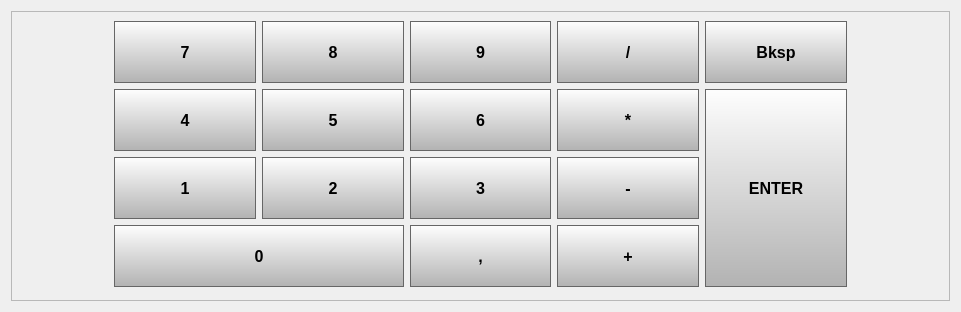
<?xml version="1.0" encoding="UTF-8"?>
<ui version="4.0">
 <class>Form</class>
 <widget class="QWidget" name="Form">
  <property name="geometry">
   <rect>
    <x>0</x>
    <y>0</y>
    <width>961</width>
    <height>312</height>
   </rect>
  </property>
  <property name="windowTitle">
   <string>Form</string>
  </property>
  <layout class="QGridLayout" name="gridLayout">
   <item row="0" column="0">
    <widget class="QFrame" name="frMainFrame">
     <property name="styleSheet">
      <string notr="true">QPushButton 
{
background-color: qlineargradient(spread:reflect, x1:0, y1:0, x2:0, y2:1, stop:0 #fefefe, stop:1 #b2b2b2);
border: 1px solid #666666;
}

QPushButton:disabled
{
background-color: qlineargradient(spread:reflect, x1:0, y1:0, x2:0, y2:1, stop:0 #dcdcdc, stop:1 #cccccc);
color: #b2b2b2;
border-color: #b2b2b2;
}

QPushButton::pressed
{
background-color: qlineargradient(spread:reflect, x1:0, y1:0, x2:0, y2:1, stop:0 #ffffff, stop:1 #cccccc);
color: #888888;
}

QPushButton 
{
font-weight: bold;
font-size:12pt;
}

#btnNumpad1,#btnNumpad2,#btnNumpad3,#btnNumpad4,#btnNumpad5,
#btnNumpad6,#btnNumpad7,#btnNumpad8,#btnNumpad9,
#btnNumpadComma,#btnBackspace,
#btnNumpadDEVIDE,#btnNumpadPLUS,#btnNumpadMINUS,#btnNumpadMULTI
{
	width: 150px; 
	height: 60px;
}

#btnNumpad0
{
	height: 60px;
}

#btnENTER
{
	width: 150px;
	height: 200px; 
}</string>
     </property>
     <property name="frameShape">
      <enum>QFrame::StyledPanel</enum>
     </property>
     <property name="frameShadow">
      <enum>QFrame::Raised</enum>
     </property>
     <layout class="QHBoxLayout" name="horizontalLayout">
      <item>
       <spacer name="horizontalSpacer">
        <property name="orientation">
         <enum>Qt::Horizontal</enum>
        </property>
        <property name="sizeType">
         <enum>QSizePolicy::Preferred</enum>
        </property>
        <property name="sizeHint" stdset="0">
         <size>
          <width>144</width>
          <height>20</height>
         </size>
        </property>
       </spacer>
      </item>
      <item>
       <layout class="QGridLayout" name="gridLayout_2">
        <item row="0" column="0">
         <widget class="QPushButton" name="btnNumpad7">
          <property name="sizePolicy">
           <sizepolicy hsizetype="Expanding" vsizetype="Fixed">
            <horstretch>0</horstretch>
            <verstretch>0</verstretch>
           </sizepolicy>
          </property>
          <property name="minimumSize">
           <size>
            <width>50</width>
            <height>50</height>
           </size>
          </property>
          <property name="focusPolicy">
           <enum>Qt::NoFocus</enum>
          </property>
          <property name="text">
           <string>7</string>
          </property>
         </widget>
        </item>
        <item row="0" column="1">
         <widget class="QPushButton" name="btnNumpad8">
          <property name="sizePolicy">
           <sizepolicy hsizetype="Expanding" vsizetype="Fixed">
            <horstretch>0</horstretch>
            <verstretch>0</verstretch>
           </sizepolicy>
          </property>
          <property name="minimumSize">
           <size>
            <width>50</width>
            <height>50</height>
           </size>
          </property>
          <property name="focusPolicy">
           <enum>Qt::NoFocus</enum>
          </property>
          <property name="text">
           <string>8</string>
          </property>
         </widget>
        </item>
        <item row="0" column="2">
         <widget class="QPushButton" name="btnNumpad9">
          <property name="sizePolicy">
           <sizepolicy hsizetype="Expanding" vsizetype="Fixed">
            <horstretch>0</horstretch>
            <verstretch>0</verstretch>
           </sizepolicy>
          </property>
          <property name="minimumSize">
           <size>
            <width>50</width>
            <height>50</height>
           </size>
          </property>
          <property name="focusPolicy">
           <enum>Qt::NoFocus</enum>
          </property>
          <property name="text">
           <string>9</string>
          </property>
         </widget>
        </item>
        <item row="0" column="3">
         <widget class="QPushButton" name="btnNumpadDEVIDE">
          <property name="sizePolicy">
           <sizepolicy hsizetype="Expanding" vsizetype="Fixed">
            <horstretch>0</horstretch>
            <verstretch>0</verstretch>
           </sizepolicy>
          </property>
          <property name="minimumSize">
           <size>
            <width>50</width>
            <height>50</height>
           </size>
          </property>
          <property name="focusPolicy">
           <enum>Qt::NoFocus</enum>
          </property>
          <property name="text">
           <string>/</string>
          </property>
         </widget>
        </item>
        <item row="0" column="4">
         <widget class="QPushButton" name="btnBackspace">
          <property name="sizePolicy">
           <sizepolicy hsizetype="Expanding" vsizetype="Fixed">
            <horstretch>0</horstretch>
            <verstretch>0</verstretch>
           </sizepolicy>
          </property>
          <property name="minimumSize">
           <size>
            <width>50</width>
            <height>50</height>
           </size>
          </property>
          <property name="focusPolicy">
           <enum>Qt::NoFocus</enum>
          </property>
          <property name="text">
           <string>Bksp</string>
          </property>
         </widget>
        </item>
        <item row="1" column="0">
         <widget class="QPushButton" name="btnNumpad4">
          <property name="sizePolicy">
           <sizepolicy hsizetype="Expanding" vsizetype="Fixed">
            <horstretch>0</horstretch>
            <verstretch>0</verstretch>
           </sizepolicy>
          </property>
          <property name="minimumSize">
           <size>
            <width>50</width>
            <height>50</height>
           </size>
          </property>
          <property name="focusPolicy">
           <enum>Qt::NoFocus</enum>
          </property>
          <property name="text">
           <string>4</string>
          </property>
         </widget>
        </item>
        <item row="1" column="1">
         <widget class="QPushButton" name="btnNumpad5">
          <property name="sizePolicy">
           <sizepolicy hsizetype="Expanding" vsizetype="Fixed">
            <horstretch>0</horstretch>
            <verstretch>0</verstretch>
           </sizepolicy>
          </property>
          <property name="minimumSize">
           <size>
            <width>50</width>
            <height>50</height>
           </size>
          </property>
          <property name="focusPolicy">
           <enum>Qt::NoFocus</enum>
          </property>
          <property name="text">
           <string>5</string>
          </property>
         </widget>
        </item>
        <item row="1" column="2">
         <widget class="QPushButton" name="btnNumpad6">
          <property name="sizePolicy">
           <sizepolicy hsizetype="Expanding" vsizetype="Fixed">
            <horstretch>0</horstretch>
            <verstretch>0</verstretch>
           </sizepolicy>
          </property>
          <property name="minimumSize">
           <size>
            <width>50</width>
            <height>50</height>
           </size>
          </property>
          <property name="focusPolicy">
           <enum>Qt::NoFocus</enum>
          </property>
          <property name="text">
           <string>6</string>
          </property>
         </widget>
        </item>
        <item row="1" column="3">
         <widget class="QPushButton" name="btnNumpadMULTI">
          <property name="sizePolicy">
           <sizepolicy hsizetype="Expanding" vsizetype="Fixed">
            <horstretch>0</horstretch>
            <verstretch>0</verstretch>
           </sizepolicy>
          </property>
          <property name="minimumSize">
           <size>
            <width>50</width>
            <height>50</height>
           </size>
          </property>
          <property name="focusPolicy">
           <enum>Qt::NoFocus</enum>
          </property>
          <property name="text">
           <string>*</string>
          </property>
         </widget>
        </item>
        <item row="1" column="4" rowspan="3">
         <widget class="QPushButton" name="btnENTER">
          <property name="sizePolicy">
           <sizepolicy hsizetype="Expanding" vsizetype="Fixed">
            <horstretch>0</horstretch>
            <verstretch>0</verstretch>
           </sizepolicy>
          </property>
          <property name="minimumSize">
           <size>
            <width>50</width>
            <height>164</height>
           </size>
          </property>
          <property name="focusPolicy">
           <enum>Qt::NoFocus</enum>
          </property>
          <property name="text">
           <string>ENTER</string>
          </property>
         </widget>
        </item>
        <item row="2" column="0">
         <widget class="QPushButton" name="btnNumpad1">
          <property name="sizePolicy">
           <sizepolicy hsizetype="Expanding" vsizetype="Fixed">
            <horstretch>0</horstretch>
            <verstretch>0</verstretch>
           </sizepolicy>
          </property>
          <property name="minimumSize">
           <size>
            <width>50</width>
            <height>50</height>
           </size>
          </property>
          <property name="focusPolicy">
           <enum>Qt::NoFocus</enum>
          </property>
          <property name="text">
           <string>1</string>
          </property>
         </widget>
        </item>
        <item row="2" column="1">
         <widget class="QPushButton" name="btnNumpad2">
          <property name="sizePolicy">
           <sizepolicy hsizetype="Expanding" vsizetype="Fixed">
            <horstretch>0</horstretch>
            <verstretch>0</verstretch>
           </sizepolicy>
          </property>
          <property name="minimumSize">
           <size>
            <width>50</width>
            <height>50</height>
           </size>
          </property>
          <property name="focusPolicy">
           <enum>Qt::NoFocus</enum>
          </property>
          <property name="text">
           <string>2</string>
          </property>
         </widget>
        </item>
        <item row="2" column="2">
         <widget class="QPushButton" name="btnNumpad3">
          <property name="sizePolicy">
           <sizepolicy hsizetype="Expanding" vsizetype="Fixed">
            <horstretch>0</horstretch>
            <verstretch>0</verstretch>
           </sizepolicy>
          </property>
          <property name="minimumSize">
           <size>
            <width>50</width>
            <height>50</height>
           </size>
          </property>
          <property name="focusPolicy">
           <enum>Qt::NoFocus</enum>
          </property>
          <property name="text">
           <string>3</string>
          </property>
         </widget>
        </item>
        <item row="2" column="3">
         <widget class="QPushButton" name="btnNumpadMINUS">
          <property name="sizePolicy">
           <sizepolicy hsizetype="Expanding" vsizetype="Fixed">
            <horstretch>0</horstretch>
            <verstretch>0</verstretch>
           </sizepolicy>
          </property>
          <property name="minimumSize">
           <size>
            <width>50</width>
            <height>50</height>
           </size>
          </property>
          <property name="focusPolicy">
           <enum>Qt::NoFocus</enum>
          </property>
          <property name="text">
           <string>-</string>
          </property>
         </widget>
        </item>
        <item row="3" column="0" colspan="2">
         <widget class="QPushButton" name="btnNumpad0">
          <property name="sizePolicy">
           <sizepolicy hsizetype="Expanding" vsizetype="Fixed">
            <horstretch>0</horstretch>
            <verstretch>0</verstretch>
           </sizepolicy>
          </property>
          <property name="minimumSize">
           <size>
            <width>106</width>
            <height>50</height>
           </size>
          </property>
          <property name="focusPolicy">
           <enum>Qt::NoFocus</enum>
          </property>
          <property name="text">
           <string>0</string>
          </property>
         </widget>
        </item>
        <item row="3" column="2">
         <widget class="QPushButton" name="btnNumpadComma">
          <property name="sizePolicy">
           <sizepolicy hsizetype="Expanding" vsizetype="Fixed">
            <horstretch>0</horstretch>
            <verstretch>0</verstretch>
           </sizepolicy>
          </property>
          <property name="minimumSize">
           <size>
            <width>50</width>
            <height>50</height>
           </size>
          </property>
          <property name="focusPolicy">
           <enum>Qt::NoFocus</enum>
          </property>
          <property name="text">
           <string>,</string>
          </property>
         </widget>
        </item>
        <item row="3" column="3">
         <widget class="QPushButton" name="btnNumpadPLUS">
          <property name="sizePolicy">
           <sizepolicy hsizetype="Expanding" vsizetype="Fixed">
            <horstretch>0</horstretch>
            <verstretch>0</verstretch>
           </sizepolicy>
          </property>
          <property name="minimumSize">
           <size>
            <width>50</width>
            <height>50</height>
           </size>
          </property>
          <property name="focusPolicy">
           <enum>Qt::NoFocus</enum>
          </property>
          <property name="text">
           <string>+</string>
          </property>
         </widget>
        </item>
       </layout>
      </item>
      <item>
       <spacer name="horizontalSpacer_2">
        <property name="orientation">
         <enum>Qt::Horizontal</enum>
        </property>
        <property name="sizeType">
         <enum>QSizePolicy::Preferred</enum>
        </property>
        <property name="sizeHint" stdset="0">
         <size>
          <width>144</width>
          <height>20</height>
         </size>
        </property>
       </spacer>
      </item>
     </layout>
    </widget>
   </item>
  </layout>
 </widget>
 <resources/>
 <connections/>
</ui>
